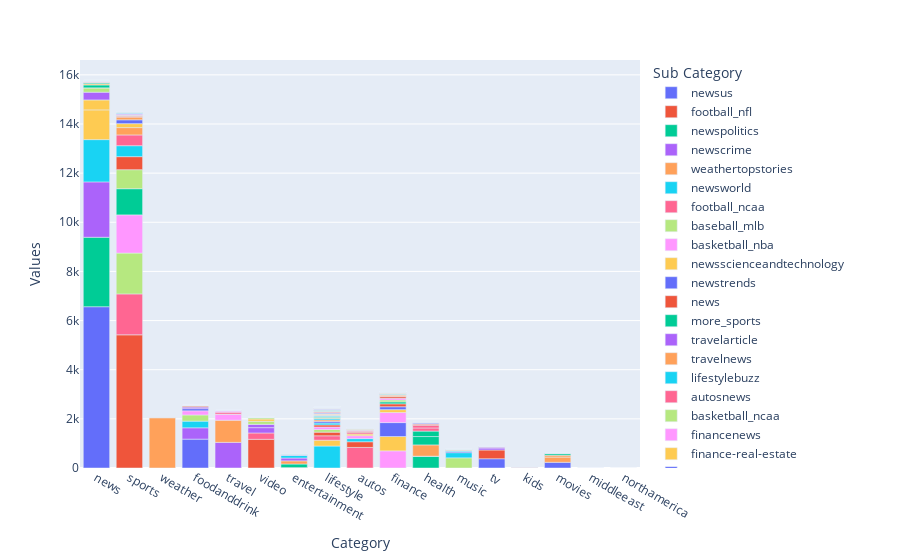

Notebook source saved alongside this figure:
### Code cell
px.bar(data_frame=df,x='Category',y='Values',color='Sub Category')
# fig.write_image ("figures/Categories_hist.png")
# import matplotlib.pyplot as plt
# # set width of bar
# barWidth = 0.25
# fig = plt.subplots(figsize =(12, 8))
# plt.bar(df['Category'],df['Values'], color ='b', width = barWidth, edgecolor ='grey')
 
# # Adding Xticks
# plt.xlabel('Branch', fontweight ='bold', fontsize = 15)
# plt.ylabel('Students passed', fontweight ='bold', fontsize = 15)
# # plt.xticks([r + barWidth for r in range(len(IT))],
#         # ['2015', '2016', '2017', '2018', '2019'])
 
# plt.legend()
# plt.show()
